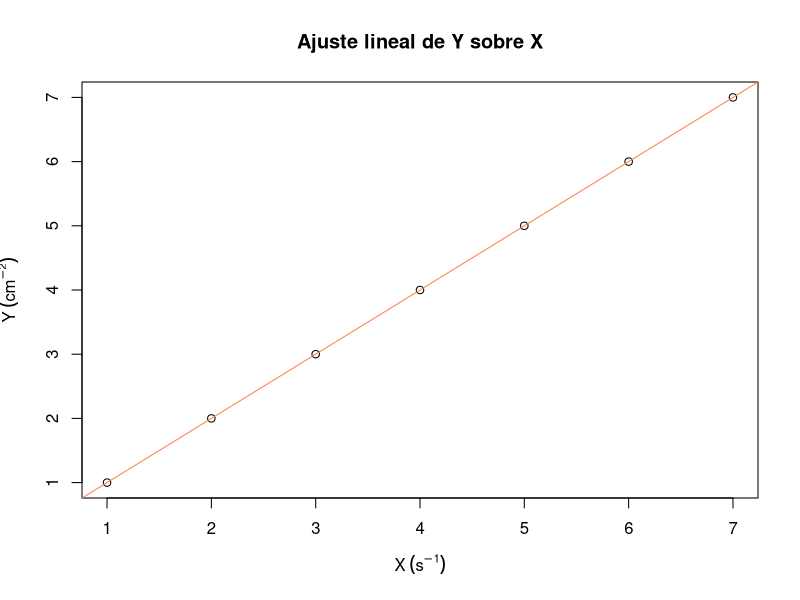
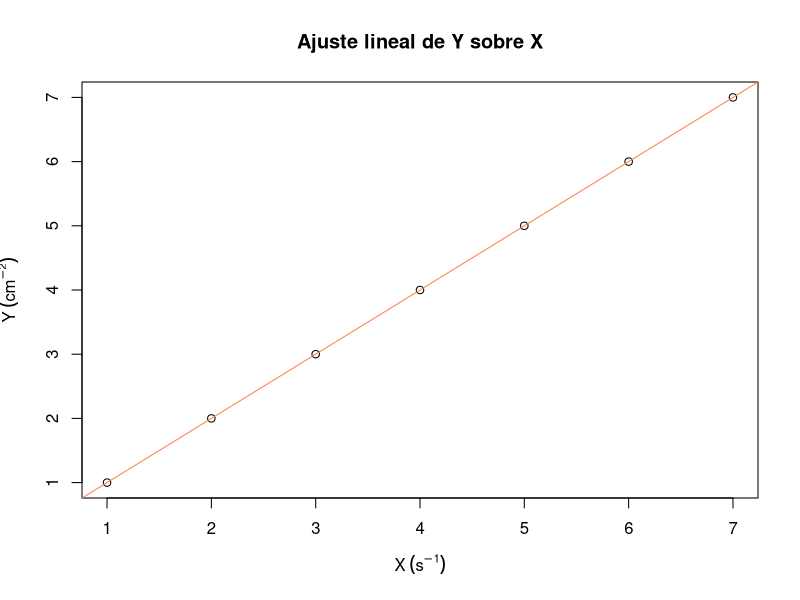

R code for these plots, in order:
## ---- chunk 1
knitr::opts_chunk$set(echo = FALSE)
## ---- chunk 2
# Datos recogidos
X <- c(1,2,3,4,5,6,7)
Y <- c(1,2,3,4,5,6,7) 

# Tabla
data <- data.frame(X,Y)
colnames(data) <- c("Medida","m / g")
  
knitr::kable(
  data,
  caption="SO TO SPEAK",
  booktabs = TRUE,
  escape = FALSE,
  row.names = FALSE,
  align="c"
)
## ---- chunk 3
# Datos recogidos
X <- c(1,2,3,4,5,6,7)
Y <- c(1,2,3,4,5,6,7) 

# Ajuste lineal
modelo_lineal <- lm(Y ~ X)
resumen <- summary(modelo_lineal)
pendiente <- modelo_lineal$coefficients[[2]]
inc_pendiente <- resumen$coefficients[2,2]
ordenada <- modelo_lineal$coefficients[[1]]
inc_ordenada <- resumen$coefficients[1,2]

# Graficamos los datos y la línea de ajuste

titulo <- "Ajuste lineal de Y sobre X"
plot(X,Y, main = titulo, ylab =expression(Y ~ (cm^{-2})), xlab =expression(X ~ (s^{-1})))
abline(modelo_lineal, col = "coral")
## ---- chunk 4
# Datos recogidos
X <- c(1,2,3,4,5,6,7)
Y <- c(1,2,3,4,5,6,7) 

# Ajuste lineal
modelo_lineal <- lm(Y ~ X)
resumen <- summary(modelo_lineal)
pendiente <- modelo_lineal$coefficients[[2]]
inc_pendiente <- resumen$coefficients[2,2]
ordenada <- modelo_lineal$coefficients[[1]]
inc_ordenada <- resumen$coefficients[1,2]

# Graficamos los datos y la línea de ajuste

titulo <- "Ajuste lineal de Y sobre X"
plot(X,Y, main = titulo, ylab =expression(Y ~ (cm^{-2})), xlab =expression(X ~ (s^{-1})))
abline(modelo_lineal, col = "coral")
